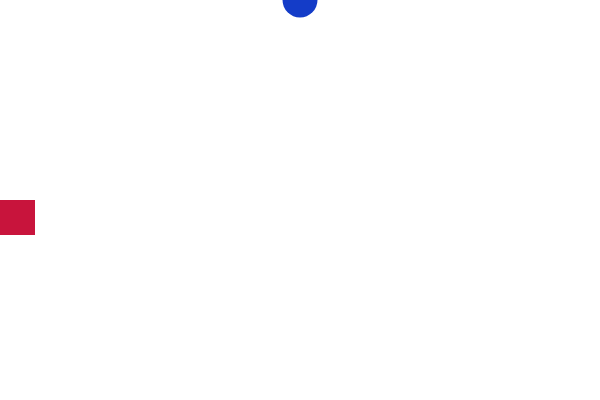
Frame 1 (no input)
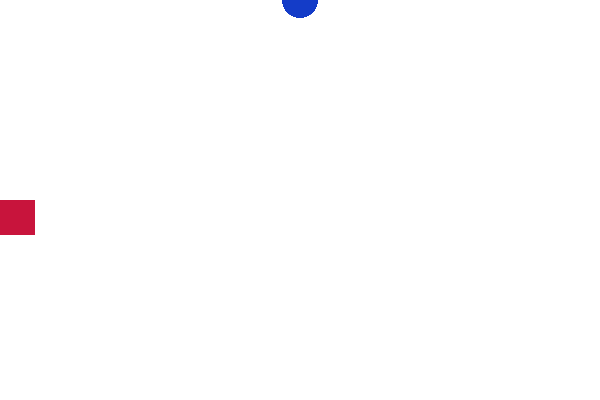
Frame 60 (no input)
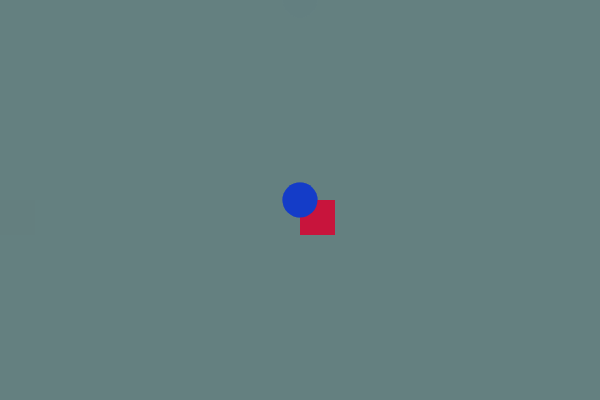
Frame 120 (the mouse pressed at the canvas centre since frame 60)

The p5.js sketch that drew these frames (run headless with seeded random() and noise() and a simulated clock; from frame 60 on, the mouse is pressed at the canvas centre):

// p5.js sketch
// ── sketch.js
var bwcol = 0;

//variable for blue color
var b;

//variable for green color
var g;

var parX;
var parY;

function setup() {
	createCanvas(600,400);
	parX = createP ();
	parY = createP ();
}

function draw() {
	bwcol = map(mouseX, 0, 600, 0, 255);

	b = map(mouseX, 0, width, 255, 0);
	g = map(mouseY, 0, height, 0, 255);


	//background
	background(100, b, g, bwcol);

	//rectangle
	noStroke();
	fill(200,20,60);
	rect(mouseX, height/2, 35, 35);

	//circle
	fill(20,60,200);
	ellipse(width/2, mouseY, 35, 35);

	//Changing the P tag to have the value of mouseX.
	parX.html("The value of mouseX is  " + mouseX);
	parY.html("The value of mouseY is  " + mouseY);
}
